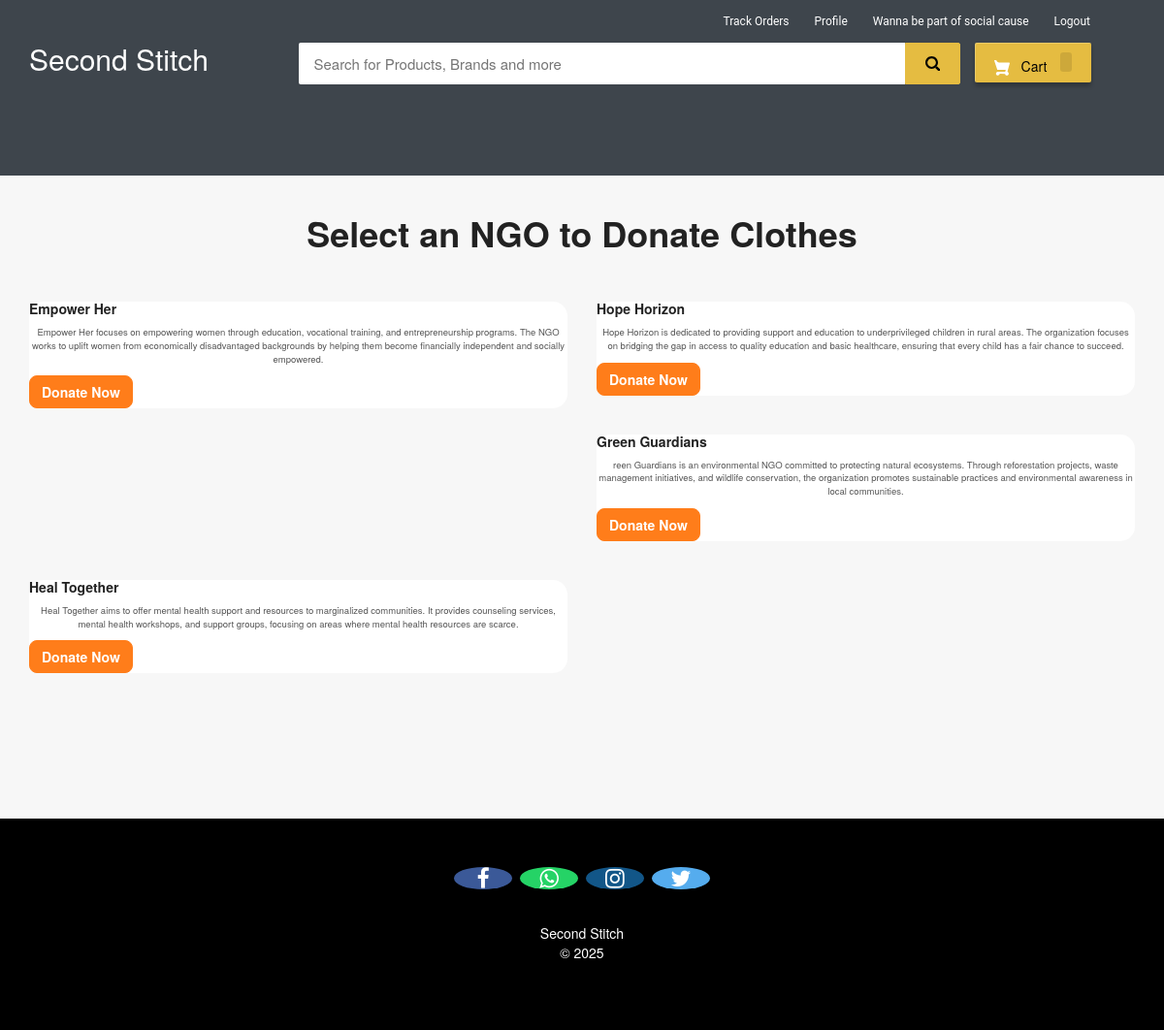
Page /ngos/ on the committed database.
### ecom/models.py (models this page shows, shortened)
class NGO(models.Model):
    name = models.CharField(max_length=200)
    description = models.TextField()

### ecom/views.py (the view)
# urls.py: path('ngos/', views.list_ngos, name='list_ngos'),
def list_ngos(request):
    ngos = NGO.objects.all()  # Fetch all NGOs
    return render(request, 'ecom/ngos_list.html', {'ngos': ngos})

### templates/ecom/ngos_list.html (shortened to what this page needs)
{% extends 'ecom/customer_base.html' %}
{% load static %}
{% block content %}
<div class="container">
    <h1>Select an NGO to Donate Clothes</h1>
    <div class="row ngo-list">
        {% for ngo in ngos %}
        <div class="col-md-6">
            <div class="card shadow-sm p-4">
                <div class="card-body">
                    <h5 class="card-title">{{ ngo.name }}</h5>
                    <p class="card-text">{{ ngo.description }}</p>
                    <a href="{% url 'donate_clothes' ngo.id %}" class="btn btn-primary">Donate Now</a>
                </div>
            </div>
        </div>
        {% endfor %}
    </div>
</div>
{% endblock content %}

### templates/ecom/customer_base.html (style rules this page uses)
body { background-color: #f7f7f7; font-weight: 200px; }
p { text-align: center; }

### templates/ecom/ngos_list.html (style rules this page uses)
h1 { font-weight: 700; text-align: center; margin: 40px 0; color: #222; }
.ngo-list .card { background: #fff; border: none; border-radius: 15px; transition: all 0.3s ease-in-out; margin-bottom: 30px; }
.card-title { font-size: 1.4rem; font-weight: 600; color: #222; }
.card-text { color: #555; font-size: 0.95rem; }
.btn-primary { background-color: #ff7d1a; border-color: #ff7d1a; font-weight: 600; border-radius: 8px; }
.container { padding-bottom: 60px; }

### rows in the picture
NGO: name "Empower Her", description "Empower Her focuses on empowering women through education, vocational training, and entrepreneurship programs. The NGO works to uplift women from economically disadvantaged backgrounds by helping them become financially independent and socially empowered."
NGO: name "Hope Horizon", description "Hope Horizon is dedicated to providing support and education to underprivileged children in rural areas. The organization focuses on bridging the gap in access to quality education and basic healthcare, ensuring that every child has a fair chance to succeed."
NGO: name "Green Guardians", description "reen Guardians is an environmental NGO committed to protecting natural ecosystems. Through reforestation projects, waste management initiatives, and wildlife conservation, the organization promotes sustainable practices and environmental awareness in local communities."
NGO: name "Heal Together", description "Heal Together aims to offer mental health support and resources to marginalized communities. It provides counseling services, mental health workshops, and support groups, focusing on areas where mental health resources are scarce."
